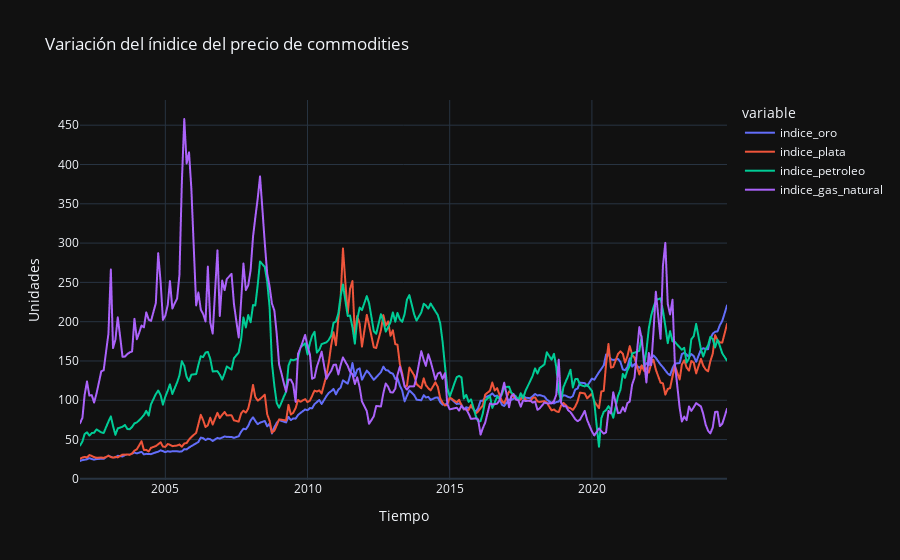

Notebook code cell kept with this figure:
### Code cell
#Llama a función para graficar comportamiento de líneas.
graficar_comportamiento_lineas(df_final, ['indice_oro', 'indice_plata', 'indice_petroleo', 'indice_gas_natural'], 'date',{"date": 'Tiempo', 'value': 'Unidades'},"Variación del ínidice del precio de commodities")
#Comparativa de precios de commodities

### Figure 1 — Plotly figure (JSON) as saved in the notebook; plotly's stock layout.template omitted (floating-point values rounded to 4 significant figures; data arrays with more than 128 entries replaced by an {"elided": "..."} marker saying what was removed)
{"data": [{"hovertemplate": "variable=indice_oro<br>Tiempo=%{x}<br>Unidades=%{y}<extra></extra>", "legendgroup": "indice_oro", "line": {"color": "#636efa", "dash": "solid"}, "marker": {"symbol": "circle"}, "mode": "lines", "name": "indice_oro", "showlegend": true, "type": "scattergl", "x": {"elided": "274 str values"}, "xaxis": "x", "y": {"elided": "274 float values"}, "yaxis": "y"}, {"hovertemplate": "variable=indice_plata<br>Tiempo=%{x}<br>Unidades=%{y}<extra></extra>", "legendgroup": "indice_plata", "line": {"color": "#EF553B", "dash": "solid"}, "marker": {"symbol": "circle"}, "mode": "lines", "name": "indice_plata", "showlegend": true, "type": "scattergl", "x": {"elided": "274 str values"}, "xaxis": "x", "y": {"elided": "274 float values"}, "yaxis": "y"}, {"hovertemplate": "variable=indice_petroleo<br>Tiempo=%{x}<br>Unidades=%{y}<extra></extra>", "legendgroup": "indice_petroleo", "line": {"color": "#00cc96", "dash": "solid"}, "marker": {"symbol": "circle"}, "mode": "lines", "name": "indice_petroleo", "showlegend": true, "type": "scattergl", "x": {"elided": "274 str values"}, "xaxis": "x", "y": {"elided": "274 float values"}, "yaxis": "y"}, {"hovertemplate": "variable=indice_gas_natural<br>Tiempo=%{x}<br>Unidades=%{y}<extra></extra>", "legendgroup": "indice_gas_natural", "line": {"color": "#ab63fa", "dash": "solid"}, "marker": {"symbol": "circle"}, "mode": "lines", "name": "indice_gas_natural", "showlegend": true, "type": "scattergl", "x": {"elided": "274 str values"}, "xaxis": "x", "y": {"elided": "274 float values"}, "yaxis": "y"}], "layout": {"legend": {"title": {"text": "variable"}, "tracegroupgap": 0}, "title": {"text": "Variación del ínidice del precio de commodities"}, "xaxis": {"anchor": "y", "domain": [0, 1], "title": {"text": "Tiempo"}}, "yaxis": {"anchor": "x", "domain": [0, 1], "title": {"text": "Unidades"}}}}
